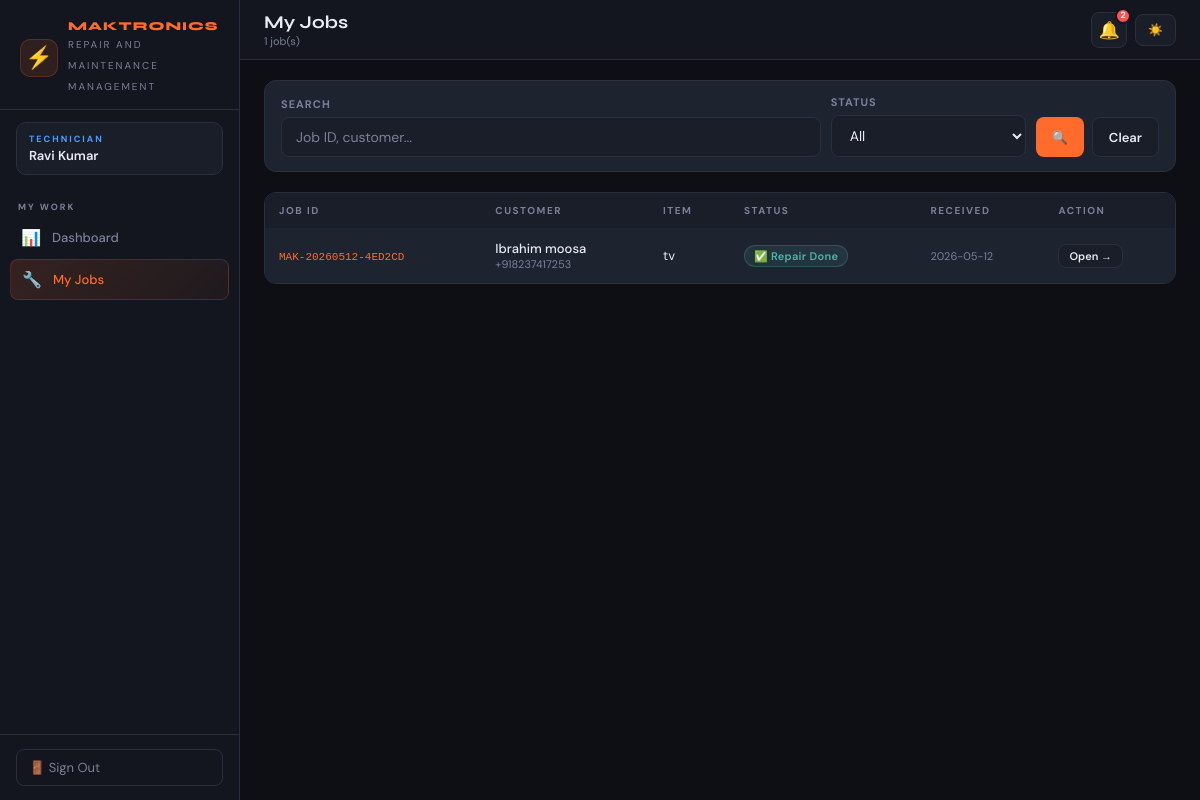
The app's page /tech/jobs (signed in) with its own data.
### tables this page shows
CREATE TABLE jobs (
                id INTEGER PRIMARY KEY AUTOINCREMENT,
                job_id TEXT UNIQUE NOT NULL,
                customer_name TEXT,
                customer_phone TEXT,
                customer_email TEXT,
                item_description TEXT,
                item_type TEXT,
                barcode TEXT,
                status TEXT DEFAULT 'received',
                assigned_tech_id INTEGER,
                received_at TIMESTAMP DEFAULT CURRENT_TIMESTAMP,
                updated_at TIMESTAMP DEFAULT CURRENT_TIMESTAMP,
                repair_findings TEXT,
                parts_cost REAL DEFAULT 0,
                labour_cost REAL DEFAULT 0,
                total_amount REAL DEFAULT 0,
                invoice_number TEXT,
                payment_status TEXT DEFAULT 'pending',
                payment_received_at TIMESTAMP,
                tracking_number TEXT,
                dispatch_date TEXT,
                expected_delivery TEXT,
                delivered_at TIMESTAMP,
                notes TEXT, estimate_amount REAL DEFAULT 0, estimate_approved_at TIMESTAMP, not_repairable_reason TEXT, sent_back_to_customer_at TIMESTAMP, invoice_path TEXT, courier_name TEXT, courier_receipt_path TEXT, estimate_notes TEXT, estimate_sent_at TIMESTAMP, inspection_findings TEXT, invoice_generate_date TIMESTAMP, invoice_total_amount REAL DEFAULT 0, razorpay_order_id TEXT, razorpay_payment_id TEXT, payment_link TEXT, payment_token TEXT, payment_method TEXT DEFAULT 'razorpay', whatsapp_message_id TEXT,
                FOREIGN KEY(assigned_tech_id) REFERENCES users(id)
            );

### app.py (the view)
@app.route('/tech/jobs')
@login_required
def tech_jobs():
    db = get_db()
    tech_id = session['user_id']
    status_filter = request.args.get('status', '')
    search = request.args.get('search', '')
    query = "SELECT * FROM jobs WHERE assigned_tech_id=?"
    params = [tech_id]
    if status_filter:
        query += " AND status=?"
        params.append(status_filter)
    if search:
        query += " AND (job_id LIKE ? OR barcode LIKE ? OR customer_name LIKE ?)"
        params.extend([f'%{search}%', f'%{search}%', f'%{search}%'])
    query += " ORDER BY received_at DESC"
    jobs = db.execute(query, params).fetchall()
    return render_template('technician/jobs.html', jobs=jobs, status_flow=STATUS_FLOW,
                           status_filter=status_filter, search=search)

### app.py (called while the page is built)
@app.context_processor
def inject_globals():
    def _has_perm(perm):
        if not session.get('user_id'):
            return False
        if session.get('role') == 'admin':
            return True
        db = get_db()
        user = db.execute("SELECT permissions FROM users WHERE id=?", (session['user_id'],)).fetchone()
        if not user:
            return False
        try:
            return json.loads(user['permissions'] or '{}').get(perm, False)
        except Exception:
            return False
    def _unread_count():
        if not session.get('user_id'):
            return 0
        db = get_db()
        row = db.execute(
            "SELECT COUNT(*) FROM notifications WHERE recipient_id=? AND is_read=0",
            (session['user_id'],)
        ).fetchone()
        return row[0] if row else 0
    return dict(has_perm=_has_perm, unread_notif_count=_unread_count)

def get_db():
    conn = sqlite3.connect(DB_PATH)
    conn.row_factory = sqlite3.Row
    return conn

def login_required(f):
    @wraps(f)
    def decorated(*args, **kwargs):
        if 'user_id' not in session:
            return redirect(url_for('login'))
        return f(*args, **kwargs)
    return decorated

### templates/technician/jobs.html (shortened to what this page needs)
{% extends 'shared/base.html' %}
{% block page_title %}My Jobs{% endblock %}
{% block page_sub %}{{ jobs|length }} job(s){% endblock %}
{% block nav %}
<div class="nav-section">
  <div class="nav-label">My Work</div>
  <a href="/tech" class="nav-item"><span class="icon">📊</span> Dashboard</a>
  <a href="/tech/jobs" class="nav-item active"><span class="icon">🔧</span> My Jobs</a>
</div>
{% endblock %}
{% block content %}
<div class="card mb-6" style="padding:14px 16px">
  <form method="GET" style="display:flex;gap:10px;align-items:flex-end;flex-wrap:wrap">
    <div class="form-group" style="margin:0;flex:1;min-width:150px">
      <label class="form-label">Search</label>
      <input type="text" name="search" class="form-control" placeholder="Job ID, customer..." value="{{ search }}">
    </div>
    <div class="form-group" style="margin:0;min-width:140px">
      <label class="form-label">Status</label>
      <select name="status" class="form-control">
        <option value="">All</option>
      </select>
    </div>
    <div style="display:flex;gap:8px">
      <button type="submit" class="btn btn-primary" style="height:40px">🔍</button>
      <a href="/tech/jobs" class="btn btn-secondary" style="height:40px">Clear</a>
    </div>
  </form>
</div>
<div class="table-wrap">
  {% if jobs %}
  <table>
    <thead>
      <tr>
        <th>Job ID</th>
        <th>Customer</th>
        <th>Item</th>
        <th>Status</th>
        <th>Received</th>
        <th>Action</th>
      </tr>
    </thead>
    <tbody>
      {% for job in jobs %}
      <tr>
        <td><code style="font-size:11px;color:var(--accent)">{{ job.job_id }}</code></td>
        <td>
          <div style="font-weight:500">{{ job.customer_name or '—' }}</div>
          <div style="font-size:11px;color:var(--muted)">{{ job.customer_phone or '' }}</div>
        </td>
        <td>{{ job.item_type or '—' }}</td>
        <td>
          {% set s = status_flow.get(job.status, {'label': job.status, 'icon': '•'}) %}
          <span class="badge badge-{{ job.status }}">{{ s.icon }} {{ s.label }}</span>
        </td>
        <td style="font-size:11px;color:var(--muted);white-space:nowrap">{{ job.received_at[:10] }}</td>
        <td><a href="/tech/jobs/{{ job.job_id }}" class="btn btn-secondary btn-xs">Open →</a></td>
      </tr>
      {% endfor %}
    </tbody>
  </table>
  {% else %}
  <div class="empty-state" style="background:var(--card)">
    <div class="empty-icon">🔍</div>
    <div>No jobs found</div>
  </div>
  {% endif %}
</div>
{% endblock %}

### records on screen
jobs: job_id "MAK-20260512-4ED2CD", customer_name "Ibrahim moosa", customer_phone "+918237417253", item_type "tv", icon "✅", label "Repair Done", received_at "2026-05-12"

### other values on screen
{{ session.role }} "TECHNICIAN"
{{ session.name }} "Ravi Kumar"
{{ jobs|length }} "1"
{{ uc if uc < 100 else '99+' }} "2"
